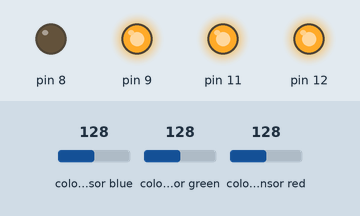
The sketch below on a simulated Arduino Uno, built with avr-gcc and run on an emulated ATmega328P. Parts: output pins drawn as LEDs (lit = HIGH). Wiring (inferred from the names in the program): TCS3200 colour sensor: output pin 7; S2 pin 5; S3 pin 6; S0 pin 3; S1 pin 4. The test bench sets the inputs (shaded band); at power-on: colour sensor blue 128, colour sensor green 128, colour sensor red 128. Pins used as bus, display or sensor lines are not drawn; what the sketch prints to the serial monitor is not drawn.

Above: at 2.0 s.
Timing chart, 0 to 5.2 s (numbered marks = the images above):
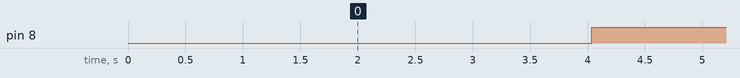

Measured:
- by itself, pin 8: alternates HIGH for 2.0 s and LOW for 2.0 s

The sketch:

essai1.ino
```cpp
/* -------------------------- *\
            PI RUNBOT
Author : TahitoaL
2019
\* -------------------------- */

#include "Arduino.h"
#include "Array.h"
#include <Streaming.h>

int abba(int a, int color)
{
    int b = int(a * float(color));
    if (b > 255)
    {
        b = 255;
    }
    if (b < 0)
    {
        b = 0;
    }
    return b;
}

class Color {
    public:
        Color(int red, int green, int blue, String name);
        void setColor(int red, int green, int blue);
        int getRed();
        int getGreen();
        int getBlue();
        String getName();
        int compare(Color color);
    protected:
        int _colors[3];
        String _name;
};

Color::Color(int red, int green, int blue, String name)
{
    _colors[0] = red;
    _colors[1] = green;
    _colors[2] = blue;
    _name = name;
}

void Color::setColor(int red, int green, int blue)
{
    _colors[0] = red;
    _colors[1] = green;
    _colors[2] = blue;
}

int Color::getRed()
{
    return _colors[0];
}

int Color::getGreen()
{
    return _colors[1];
}

int Color::getBlue()
{
    return _colors[2];
}

String Color::getName()
{
    return _name;
}

int Color::compare(Color color)
{
    // return (abs(_colors[0] - color.getRed())^2) + (abs(_colors[1] - color.getGreen())^2) + (abs(_colors[2] - color.getBlue()));
    return abs(color.getRed() - _colors[0])*3 + abs(color.getGreen() - _colors[1])*3 + abs(color.getBlue() - _colors[2])*3;
}
/*
class ColorList{
    public:
        ColorList();
        void append(Color color);
        void findColor();
    protected:
        Array<Color, 20> _colorList;
};

ColorList::ColorList()
{}

void ColorList::append(Color color)
{
    _colorL ist.push_back(color);
}
*/

class timer
{
	private:
		unsigned int delayValue;
		unsigned int delayCurrent;
		unsigned long initTime;
		unsigned long currentMillis;
		boolean end;
	public:
		timer(int aDelayValue);
		void init();
		int timeIsUp();
		int getDelay();
};

timer::timer(int aDelayValue)
{
	delayValue = aDelayValue;
}

void timer::init()
{
	end = false;
	initTime = millis();
}

int timer::timeIsUp()
{
	currentMillis = millis();
	if(currentMillis - initTime >= delayValue)
	{
		return 1;
	}
	else
	{
		return 0;
	}
}

int timer::getDelay()
{
	delayCurrent = millis() - initTime;
	return delayCurrent;
}


//Définition valeurs pin
#define S0 3
#define S1 4
#define S2 5
#define S3 6
#define sensorOut 7

timer timer1(2000);
timer timer2(50);

// Array<int, 3> couleurLigne =

int _red = 0, _blue = 0, _green = 0, max = 0, min = 0, Red = 0, Green = 0, Blue = 0, _R = 0, _G = 0, _B = 0;
float a = 0;

int frequency = 0;

int referenceColorR = 239;
int referenceColorG = 145;
int referenceColorB = 14;

int ecart = 0;
int proba = 0;
boolean detectedState = false;
String detectedColor = "Auncune";
int minGap = 0;

int r_2 = 0, v_2 = 0, b_2 = 0;
int r_1 = 0, v_1 = 0, b_1 = 0;
int moyenneR = 0, moyenneV = 0, moyenneB = 0;

boolean ledState = false;
String led = "";

Color white(255, 255, 255, "Blanc");
Color black(0, 0, 0, "Noir");
Color red(255, 0, 0, "Rouge");
Color lime(0, 255, 0, "Vert citron");
Color blue(0, 0, 255, "Bleu");
Color yellow(255, 255, 0, "Jaune");
Color brown(128, 0, 0, "Marron");
Color green(0, 128, 0, "Vert");
Color olive(128, 128, 0, "Vert olive");
Color aqua(0, 255, 255, "Turquoise");
Color navy(0, 50, 128, "Blue marine");
Color fuschia(255, 0, 255, "Fuschia");
Color purple(128, 0, 128, "Violet");
Color orange(255, 165, 0, "Orange");
Color tomette(174, 74, 52, "Rouge tomette");
Color poussin(254, 227, 71, "Jaune poussin");
Color currentColor(0, 0, 0, "Couleur détectée");

void setup()
{
    pinMode(8, OUTPUT);
    pinMode(S0, OUTPUT);
    pinMode(S1, OUTPUT);
    pinMode(S2, OUTPUT);
    pinMode(S3, OUTPUT);
    pinMode(sensorOut, INPUT);

    pinMode(11, OUTPUT);
    digitalWrite(11, HIGH);
    pinMode(12, OUTPUT);
    digitalWrite(12, HIGH);

    // Setting frequency-scaling to 20%
    digitalWrite(S0, HIGH);
    digitalWrite(S1, LOW);
    pinMode(9, OUTPUT);
    digitalWrite(9, HIGH);

    timer1.init();
    timer2.init();

    Serial.begin(9600);
}

void loop()
{
    while(!timer2.timeIsUp())
    {}
    timer2.init();
    //lecture rouge
    digitalWrite(S2, LOW);
    digitalWrite(S3, LOW);
    _red = pulseIn(sensorOut, LOW);
    delay(10);

    //lecture vert
    digitalWrite(S2, HIGH);
    digitalWrite(S3, HIGH);
    _green = pulseIn(sensorOut, LOW);
    delay(10);

    //lecture blue
    digitalWrite(S2, LOW);
    digitalWrite(S3, HIGH);
    _blue = pulseIn(sensorOut, LOW);
    delay(10);

    //redressement des valeurs
    Red = map(_red, 25, 72, 255, 0);
    Green = map(_green, 30, 90, 255, 0);
    Blue = map(_blue, 25, 70, 255, 0);

    //définition valeurs max et min
    max = max(Red, max(Green, Blue));
    min = min(Red, min(Green, Blue));

    if (max - min < 100)
    {
        max = max + (max - min) / 2;
        min = min - (max - min) / 2;
    }

    //mise a l'échelle
    if (max <= 255 || min >= 0)
    {
        _R = map(Red, min, max, 0, 255);
        _G = map(Green, min, max, 0, 255);
        _B = map(Blue, min, max, 0, 255);
    }

    if (max <= 20)
    {
        max = 20;
    }

    //sauvegarde des états antérieurs
    r_1 = _R;
    r_2 = r_1;

    v_1 = _G;
    v_2 = v_1;

    b_1 = _B;
    b_2 = b_1;

    //moyennes glissantes pour lisser le signal de sortie
    moyenneR = (_R + r_1 + r_2) / 3;
    moyenneV = (_G + v_1 + v_2) / 3;
    moyenneB = (_B + b_1 + b_2) / 3;


    //calcul de l'écart entre la couleur de référence et observée
    ecart = abs(referenceColorR - moyenneR)^2 + abs(referenceColorG - moyenneV)^2 + abs(referenceColorB - moyenneB)^2;
    proba = map(ecart, 0, 3 * 255 * 4, 100, 0);

    //
    if (!detectedState && ecart < 60)
    {
        detectedState = true;
    }
    if (detectedState && ecart > 100)
    {
        detectedState = false;
    }

    minGap = 255*6;

    if (currentColor.compare(white) < minGap)
    {
        minGap = currentColor.compare(white);
        detectedColor = white.getName();
    }
    if (currentColor.compare(black) < minGap)
    {
        minGap = currentColor.compare(black);
        detectedColor = black.getName();
    }
    if (currentColor.compare(red) < minGap)
    {
        minGap = currentColor.compare(red);
        detectedColor = red.getName();
    }
    if (currentColor.compare(lime) < minGap)
    {
        minGap = currentColor.compare(lime);
        detectedColor = lime.getName();
    }
    if (currentColor.compare(blue) < minGap)
    {
        minGap = currentColor.compare(blue);
        detectedColor = blue.getName();
    }
    if (currentColor.compare(yellow) < minGap)
    {
        minGap = currentColor.compare(yellow);
        detectedColor = yellow.getName();
    }
    if (currentColor.compare(brown) < minGap)
    {
        minGap = currentColor.compare(brown);
        detectedColor = brown.getName();
    }
    if (currentColor.compare(green) < minGap)
    {
        minGap = currentColor.compare(green);
        detectedColor = green.getName();
    }
    if (currentColor.compare(olive) < minGap)
    {
        minGap = currentColor.compare(olive);
        detectedColor = olive.getName();
    }
    if (currentColor.compare(aqua) < minGap)
    {
        minGap = currentColor.compare(aqua);
        detectedColor = aqua.getName();
    }
    if (currentColor.compare(navy) < minGap)
    {
        minGap = currentColor.compare(navy);
        detectedColor = navy.getName();
    }
    if (currentColor.compare(fuschia) < minGap)
    {
        minGap = currentColor.compare(fuschia);
        detectedColor = fuschia.getName();
    }
    if (currentColor.compare(purple) < minGap)
    {
        minGap = currentColor.compare(purple);
        detectedColor = purple.getName();
    }
    if (currentColor.compare(orange) < minGap)
    {
        minGap = currentColor.compare(orange);
        detectedColor = orange.getName();
    }
    if (currentColor.compare(tomette) < minGap)
    {
        minGap = currentColor.compare(tomette);
        detectedColor = tomette.getName();
    }
    if (currentColor.compare(poussin) < minGap)
    {
        minGap = currentColor.compare(poussin);
        detectedColor = poussin.getName();
    }

    currentColor.setColor(moyenneR, moyenneV, moyenneB);


    // Serial << "*n " << detectedColor << endl;

    // //format rgb(r, g, b,) pour envoie via NodeJS
    // Serial << "*c rgb(" << moyenneR << "," << moyenneV << "," << moyenneB << ")" << endl;
    // Serial << "*p " << detectedState << endl;
    if(timer1.timeIsUp())
    {
        timer1.init();
        ledState = !ledState;
        digitalWrite(8, ledState ? LOW : HIGH);
    }


    Serial << moyenneR << "," << (ledState ? "1" : "0") << endl;
    // delay(5);
}
```
